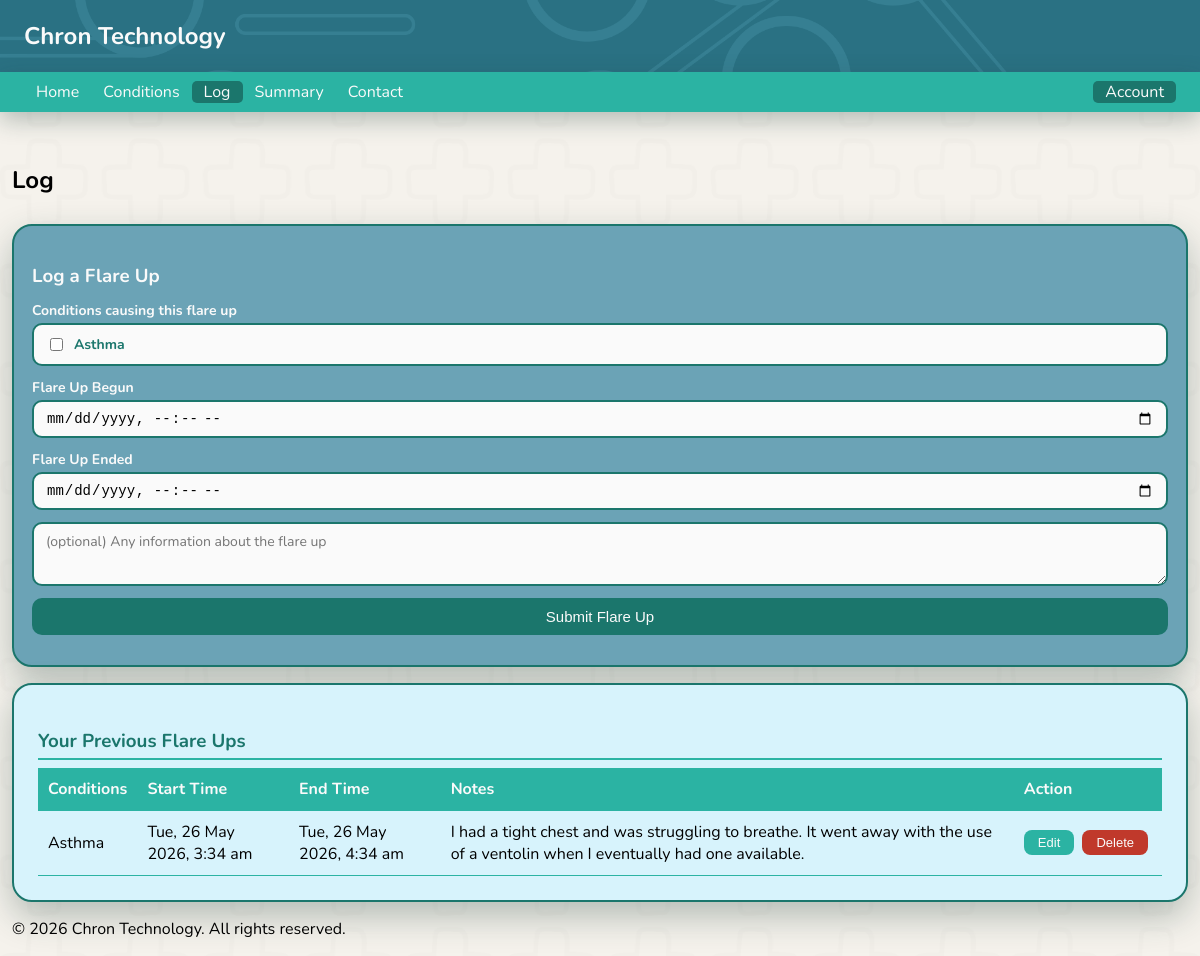
The app's page /log (signed in), older data.
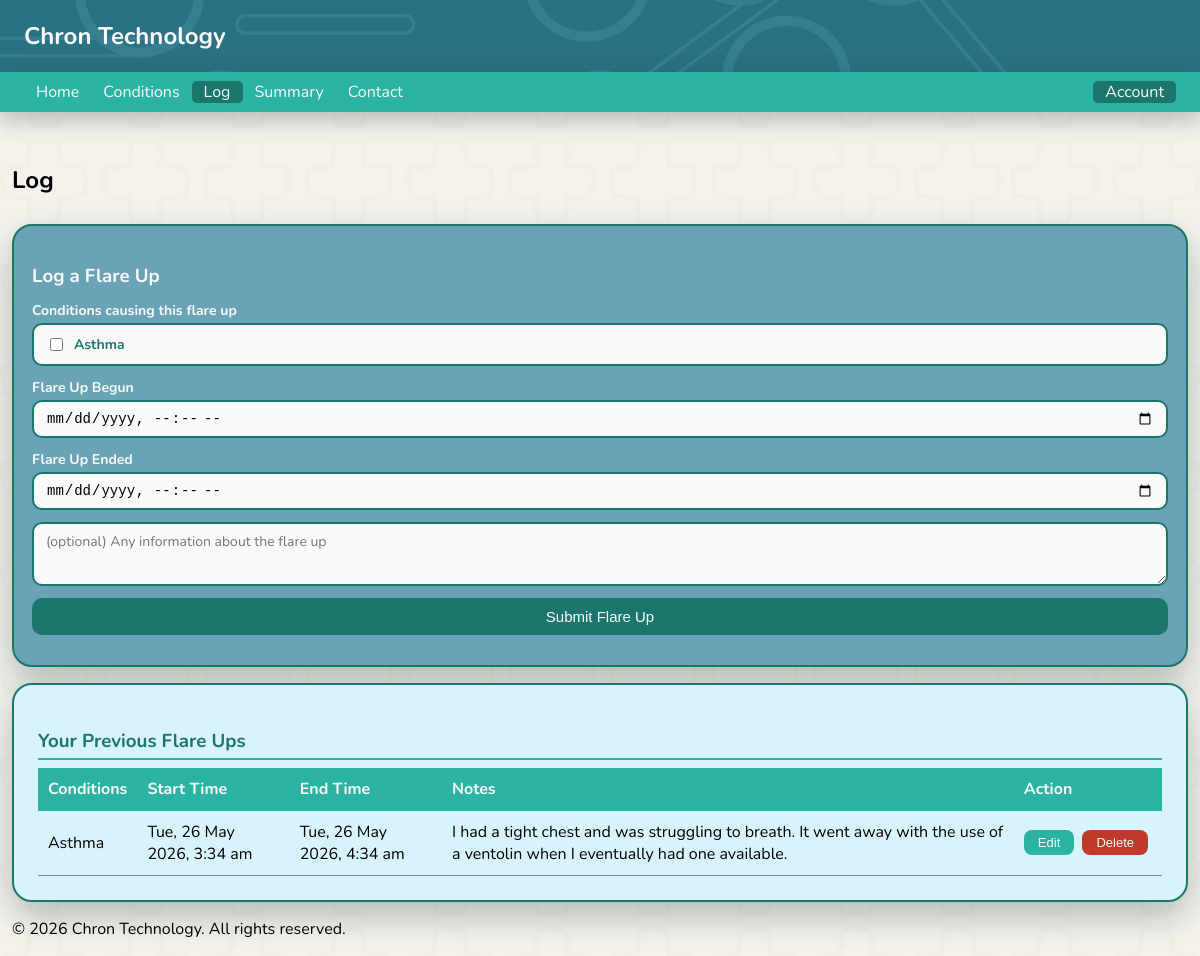
The same page, newer data.
### tables this page shows
CREATE TABLE conditions (
        id INTEGER PRIMARY KEY AUTOINCREMENT,
        user_id INTEGER NOT NULL,
        condition_name TEXT NOT NULL,
        triggers TEXT NULL,
        created_at TIMESTAMP DEFAULT CURRENT_TIMESTAMP, important_information TEXT NULL,
        FOREIGN KEY (user_id) REFERENCES users(id)
    );

CREATE TABLE flare_ups (
        id INTEGER PRIMARY KEY AUTOINCREMENT,
        user_id INTEGER NOT NULL,
        begin_time DATETIME NOT NULL,
        end_time DATETIME NOT NULL,
        flareup_comment TEXT NULL,
        created_at TIMESTAMP DEFAULT CURRENT_TIMESTAMP,
        FOREIGN KEY (user_id) REFERENCES users(id)
    );

### app.py (the view)
@app.route('/log')
def log():
    user_logs = []
    user_conditions = []
    if session.get('user_id'):
        conn = get_user_conn()
        cursor = conn.cursor()
        cursor.execute(
            'SELECT id, begin_time, end_time, flareup_comment FROM flare_ups WHERE user_id = ?',
            (session['user_id'],)
        )
        rows = cursor.fetchall()
        flare_up_ids = [row[0] for row in rows]
        conditions_name_map = {}
        conditions_id_map = {}
        if flare_up_ids:
            placeholders = ','.join('?' * len(flare_up_ids))
            cursor.execute(f'''
                SELECT fuc.flare_up_id, fuc.condition_id, c.condition_name
                FROM flare_up_conditions fuc
                JOIN conditions c ON c.id = fuc.condition_id
                WHERE fuc.flare_up_id IN ({placeholders})
            ''', flare_up_ids)
            for fup_id, cid, cname in cursor.fetchall():
                conditions_name_map.setdefault(fup_id, []).append(cname)
                conditions_id_map.setdefault(fup_id, []).append(cid)
        user_logs = [(row[0], row[1], row[2], row[3] or '', conditions_name_map.get(row[0], []), conditions_id_map.get(row[0], [])) for row in rows]
        cursor.execute(
            'SELECT id, condition_name FROM conditions WHERE user_id = ?',
            (session['user_id'],)
        )
        user_conditions = cursor.fetchall()
        conn.close()
    return render_template('log.html', user_logs=user_logs, user_conditions=user_conditions)

### app.py (called while the page is built)
def get_user_conn():
    return sqlite3.connect(USER_DB)

### templates/log.html (shortened to what this page needs)
<!DOCTYPE html>
<html lang="en">
<head>
    <link rel="stylesheet" href="/static/style.css">
</head>
<body class="index_page">
    <header>
        <nav>
            <h1 class="websitelogo">Chron Technology</h1>
        </nav>
        <div class="topnav">
            <div class="nav-left">
                <a class="notactive_page" href="/">Home</a>
                {% if session.get('user_id') %}
                <a class="notactive_page" href="conditions">Conditions</a>
                <a class="active_page" href="log">Log</a>
                <a class="notactive_page" href="summary">Summary</a>
                <a class="notactive_page" href="contact">Contact</a>
                {% endif %}
            </div>
            <div class="nav-right">
                {% if session.get('user_id') %}
                <div class="dropdown">
                    <span class="dropdown-toggle">Account</span>
                </div>
                {% else %}
                <a class="notactive_page" href="signup">SignUp</a>
                <a class="notactive_page" href="signin">SignIn</a>
                {% endif %}
            </div>
        </div>
    </header>
    <main>
        <section>
            <h2 class="topPageHeadings">Log</h2>
        </section>
        <div class="add_log_display">
            <h3>Log a Flare Up</h3>
            <form method="post" action="log_flareups">
                <div class="log-form-group">
                    <label>Conditions causing this flare up</label>
                    {% if user_conditions %}
                    <div class="condition-checkboxes">
                        {% for cid, cname in user_conditions %}
                        <label class="condition-checkbox-label">
                            <input type="checkbox" name="condition_ids" value="{{ cid }}">
                            {{ cname }}
                        </label>
                        {% endfor %}
                    </div>
                    {% else %}
                    <p class="no-conditions-note">No conditions added yet. <a href="/conditions">Add conditions</a> first.</p>
                    {% endif %}
                </div>
                <div class="log-form-group">
                    <label for="flare_up_begun">Flare Up Begun</label>
                    <input type="datetime-local" id="flare_up_begun" name="flare_up_begun">
                </div>
                <div class="log-form-group">
                    <label for="flare_up_end">Flare Up Ended</label>
                    <input type="datetime-local" id="flare_up_end" name="flare_up_end">
                </div>
                <div class="log-form-group">
                    <textarea placeholder="(optional) Any information about the flare up" id="flareup_information" name="flareup_information"></textarea>
                </div>
                <div class="log-form-group">
                    <button type="submit">Submit Flare Up</button>
                </div>
            </form>
        </div>
        <div class="summary-section">
            <h3>Your Previous Flare Ups</h3>
            {% if user_logs %}
            <table class="summary-table">
                <thead>
                    <tr>
                        <th>Conditions</th>
                        <th>Start Time</th>
                        <th>End Time</th>
                        <th>Notes</th>
                        <th>Action</th>
                    </tr>
                </thead>
                <tbody>
                    {% for id, begin_time, end_time, comment, condition_names, condition_ids in user_logs %}
                    <tr>
                        <td>{{ condition_names | join(', ') if condition_names else '-' }}</td>
                        <td><span class="datetime" data-time="{{ begin_time }}">{{ begin_time }}</span></td>
                        <td><span class="datetime" data-time="{{ end_time }}">{{ end_time }}</span></td>
                        <td>{{ comment if comment else '-' }}</td>
                        <td class="action-cell">
                            <button type="button" class="edit-btn" onclick="toggleEditFlareup({{ id }})">Edit</button>
                            <form action="/delete_flareup/{{ id }}" method="POST" style="display:inline">
                                <button type="submit" class="delete-btn">Delete</button>
                            </form>
                        </td>
                    </tr>
                    {% endfor %}
                </tbody>
            </table>
            {% else %}
            <p class="no-data">You have not added any flare ups yet.</p>
            {% endif %}
        </div>
    </main>
    <footer>
        <p>&copy; 2026 Chron Technology. All rights reserved.</p>
    </footer>
</body>
</html>

### static/style.css (style rules this page uses)
body { font-family: 'Nunito', sans-serif; }
header { position: fixed; top: 0; left: 0; width: 100%; z-index: 1000; background-color: #2a7183; background-image: url('/static/images/header_image.png'); background-repeat: no-repeat; background-size: cover; background-position: center; }
.websitelogo { padding-left: 2vw; }
.topPageHeadings { display: block; padding-bottom: 1vh; }
.index_page { background-color: #f5f2ec; background-image: url('/static/images/chron_tech_background.png'); background-repeat: no-repeat; background-size: cover; background-position: center; background-attachment: fixed; min-height: 100vh; display: flex; flex-direction: column; margin: 0; padding-left: 1vw; padding-right: 1vw; }
main { flex: 1; margin-top: 18vh; }
.websitelogo { color: #fafafa; }
.topnav { background-color:#2BB3A3; height: 5vh; display: flex; align-items: center; justify-content: space-between; box-shadow: 0 8px 25px rgba(26, 58, 53, 0.3); }
.nav-left, .nav-right { display: flex; align-items: center; }
.nav-left { padding-left: 2vw; }
.nav-right { padding-right: 2vw; }
.active_page { color: #fafafa; text-decoration: none; padding-left: 1vw; padding-right: 1vw; background-color: #1b766c; border-radius: 5px; }
.notactive_page { color: #fafafa; text-decoration: none; padding-left: 1vw; padding-right: 1vw; }
.dropdown { position: relative; }
.dropdown-toggle { color: #fafafa; cursor: pointer; padding: 0 1vw; border-radius: 5px; background-color: #1b766c; }
.delete-btn { background-color: #c0392b; color: #fafafa; border: none; padding: 5px 14px; border-radius: 8px; font-size: 13px; cursor: pointer; transition: background-color 0.2s ease; }
.edit-btn { background-color: #2BB3A3; color: #fafafa; border: none; padding: 5px 14px; border-radius: 8px; font-size: 13px; cursor: pointer; transition: background-color 0.2s ease; }
.action-cell { white-space: nowrap; vertical-align: middle; }
.action-cell .edit-btn, .action-cell form { display: inline-block; margin-right: 4px; }
.summary-section { margin-top: 2vh; }
.condition-checkboxes { display: flex; flex-direction: column; gap: 0.6vh; background-color: #fafafa; border: 2px solid #1b766c; border-radius: 10px; padding: 10px 12px; max-height: 20vh; overflow-y: auto; }
.condition-checkbox-label { display: flex; align-items: center; gap: 8px; font-size: 14px; color: #1b766c; cursor: pointer; }
.add_log_display { border: 2px solid #1b766c; border-radius: 20px; background-color: rgb(107, 163, 182); padding: 1.5vw; color: #fafafa; margin-top: 2vh; box-shadow: 0 14px 35px rgba(26, 58, 53, 0.3); }
.add_log_display h3 { margin-bottom: 1.5vh; }
.log-form-group { display: flex; flex-direction: column; gap: 0.4vh; margin-bottom: 1.5vh; }
.log-form-group label { font-weight: bold; font-size: 14px; }
.add_log_display input[type="datetime-local"], .add_log_display textarea { padding: 8px 12px; border: 2px solid #1b766c; border-radius: 10px; font-size: 14px; width: 100%; box-sizing: border-box; background-color: #fafafa; }
.add_log_display textarea { min-height: 8vh; resize: vertical; font-family: inherit; }
.add_log_display button[type="submit"] { background-color: #1b766c; color: #fafafa; border: none; padding: 10px 24px; border-radius: 10px; font-size: 15px; cursor: pointer; transition: background-color 0.2s ease; }
.summary-section { border: 2px solid #1b766c; border-radius: 20px; background-color: rgb(215, 243, 252); padding: 2vw; box-shadow: 0 14px 35px rgba(26, 58, 53, 0.3); }
.summary-section h3 { color: #1b766c; margin-bottom: 1vh; border-bottom: 2px solid #2BB3A3; padding-bottom: 0.5vh; }
.summary-table { width: 100%; border-collapse: collapse; margin-top: 1vh; }
.summary-table th, .summary-table td { padding: 10px; text-align: left; border-bottom: 1px solid #2BB3A3; }
.summary-table th { background-color: #2BB3A3; color: #fafafa; }
section h2 { display: inline; }

Row changes from the older to the newer data that the page shows:
changed flare_ups: flareup_comment "I had a tight chest and was struggling to breathe. It went away with the use of a ventolin when I eventually had one available." → "I had a tight chest and was struggling to breath. It went away with the use of a ventolin when I eventually had one available."
